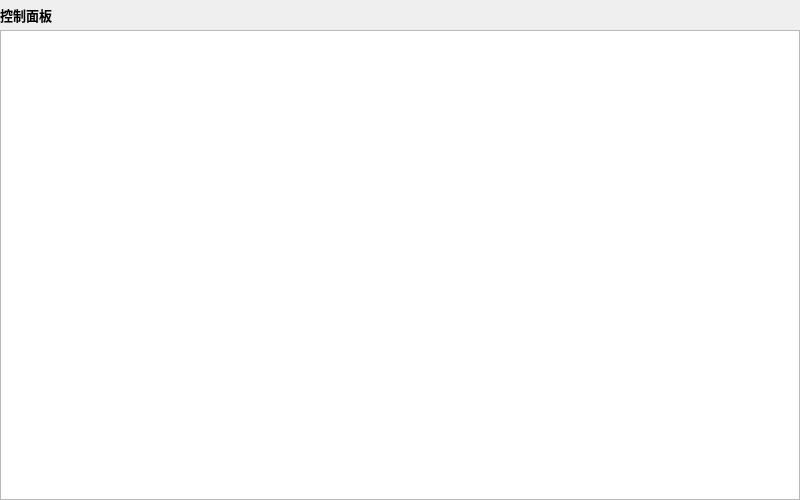
<?xml version="1.0" encoding="UTF-8"?>
<ui version="4.0">
 <class>ControlPanel</class>
 <widget class="QWidget" name="ControlPanel">
  <property name="geometry">
   <rect>
    <x>0</x>
    <y>0</y>
    <width>800</width>
    <height>500</height>
   </rect>
  </property>
  <property name="windowTitle">
   <string>Form</string>
  </property>
  <widget class="QLabel" name="label_Pos">
   <property name="geometry">
    <rect>
     <x>0</x>
     <y>5</y>
     <width>800</width>
     <height>20</height>
    </rect>
   </property>
   <property name="font">
    <font>
     <pointsize>10</pointsize>
     <weight>75</weight>
     <bold>true</bold>
    </font>
   </property>
   <property name="text">
    <string>控制面板</string>
   </property>
  </widget>
  <widget class="QStackedWidget" name="stackedWidget">
   <property name="geometry">
    <rect>
     <x>0</x>
     <y>30</y>
     <width>800</width>
     <height>470</height>
    </rect>
   </property>
   <property name="currentIndex">
    <number>0</number>
   </property>
   <widget class="QWidget" name="CPanel">
    <widget class="QTableWidget" name="tableWidget">
     <property name="geometry">
      <rect>
       <x>0</x>
       <y>0</y>
       <width>800</width>
       <height>470</height>
      </rect>
     </property>
     <property name="font">
      <font>
       <pointsize>12</pointsize>
       <weight>75</weight>
       <bold>true</bold>
      </font>
     </property>
    </widget>
   </widget>
  </widget>
 </widget>
 <resources/>
 <connections/>
</ui>
